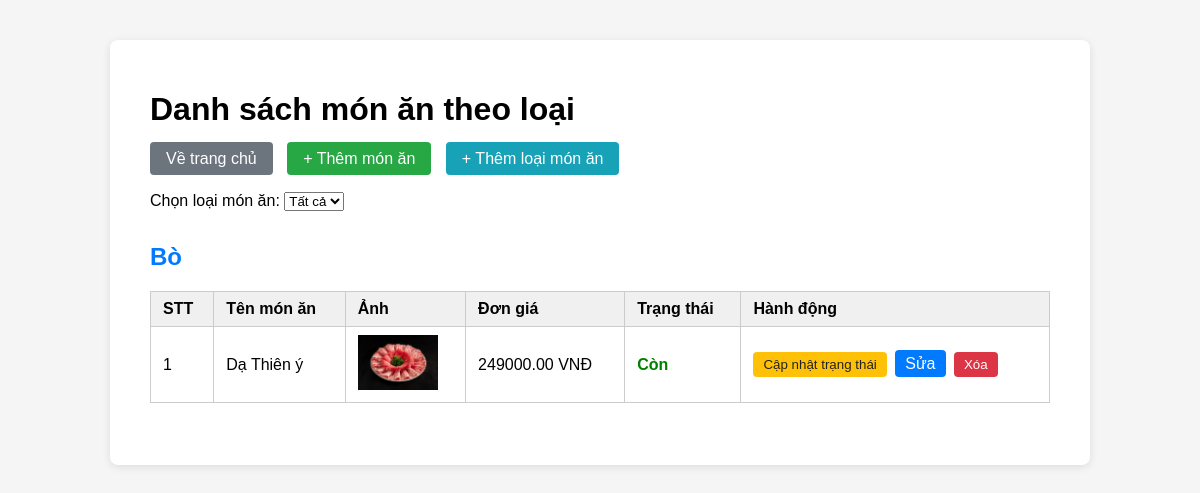
Before: /account/danh-sach-mon-an/ with the older database file.
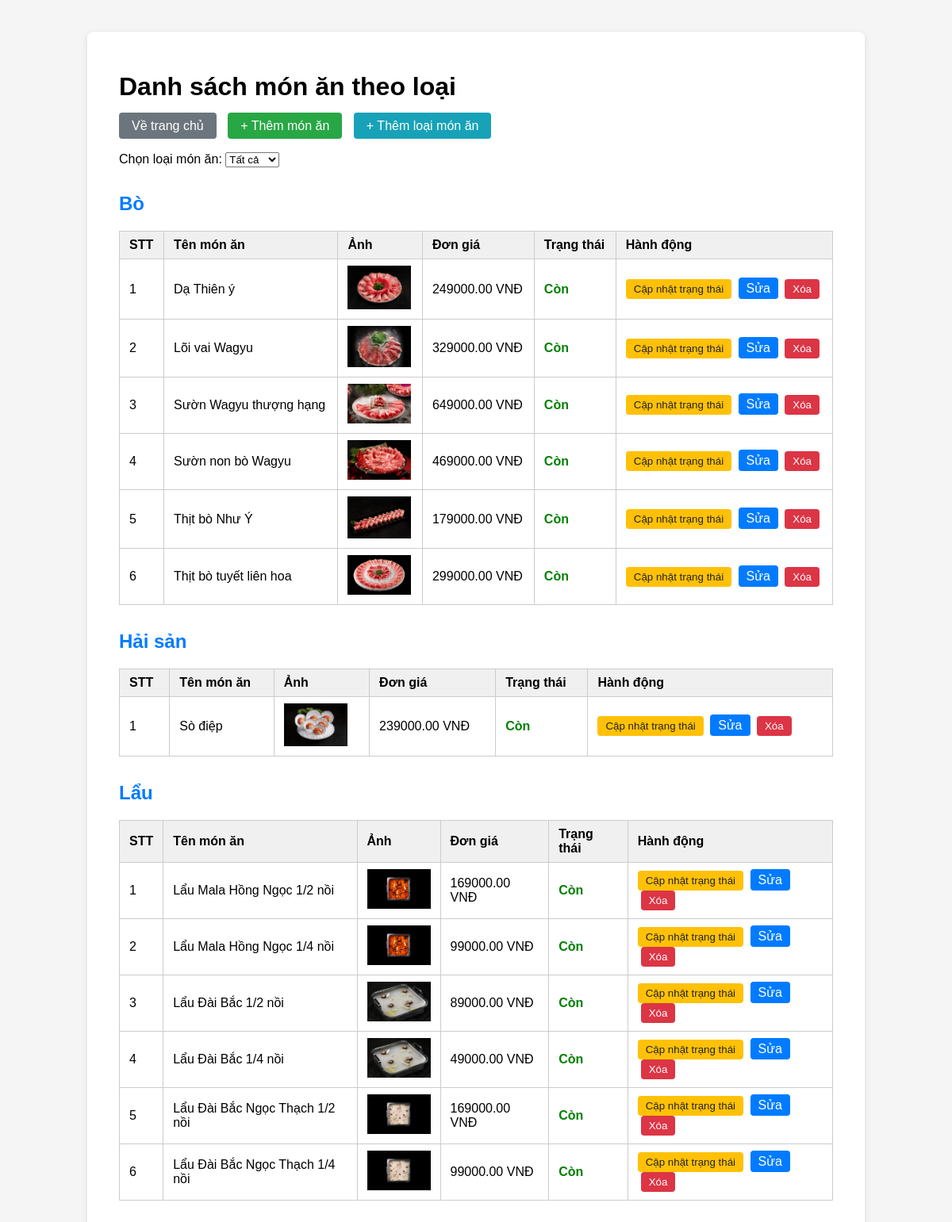
After: the same page with the newer database file.
### account/models.py (models this page shows, shortened)
class LoaiMonAn(models.Model):
    TenLoaiMon = models.CharField(max_length=100)

class MonAn(models.Model):
    IdLoaiMonAn = models.ForeignKey(LoaiMonAn, on_delete=models.CASCADE)
    TenMonAn = models.CharField(max_length=100)
    Anh = models.CharField(max_length=255)  # Đổi sang CharField để lưu đường dẫn ảnh
    DonGia = models.DecimalField(max_digits=12, decimal_places=2)
    TrangThai = models.BooleanField(default=True)  # Luôn mặc định là còn

### account/views.py (the view)
# urls.py: path('danh-sach-mon-an/', views.danh_sach_mon_an_view, name='danh_sach_mon_an'),
def danh_sach_mon_an_view(request):
    selected_loai = request.GET.get('loai', '')
    loai_monan_list = LoaiMonAn.objects.all().order_by('TenLoaiMon')
    data = []
    for loai in loai_monan_list:
        monan = MonAn.objects.filter(IdLoaiMonAn=loai).order_by('TenMonAn')
        data.append({'loai': loai, 'monan_list': monan})
    return render(request, 'danh_sach_mon_an.html', {
        'data': data,
        'all_loai_monan': loai_monan_list,
        'selected_loai': selected_loai
    })

### account/templates/danh_sach_mon_an.html (shortened to what this page needs)
<!DOCTYPE html>
<html lang="vi">
<head>
</head>
<body>
    <div class="container">
        <h1>Danh sách món ăn theo loại</h1>
        <div style="margin-bottom: 24px;">
            <a href="{% url 'home' %}" style="padding: 8px 16px; background: #6c757d; color: #fff; border-radius: 4px; text-decoration: none; margin-right: 10px;">Về trang chủ</a>
            <a href="{% url 'them_monan' %}" style="padding: 8px 16px; background: #28a745; color: #fff; border-radius: 4px; text-decoration: none; margin-right: 10px;">+ Thêm món ăn</a>
            <a href="{% url 'them_loaimonan' %}" style="padding: 8px 16px; background: #17a2b8; color: #fff; border-radius: 4px; text-decoration: none;">+ Thêm loại món ăn</a>
        </div>
        <form method="get" class="filter-form" style="margin-bottom: 24px;">
            <label for="loai">Chọn loại món ăn:</label>
            <select name="loai" id="loai" onchange="this.form.submit()">
                <option value="">Tất cả</option>
            </select>
        </form>
        {% for group in data %}
            {% if not selected_loai or group.loai.id|stringformat:'s' == selected_loai %}
            <h2>{{ group.loai.TenLoaiMon }}</h2>
            <table>
                <thead>
                    <tr>
                        <th>STT</th>
                        <th>Tên món ăn</th>
                        <th>Ảnh</th>
                        <th>Đơn giá</th>
                        <th>Trạng thái</th>
                        <th>Hành động</th>
                    </tr>
                </thead>
                <tbody>
                {% for monan in group.monan_list %}
                    <tr>
                        <td>{{ forloop.counter }}</td>
                        <td>{{ monan.TenMonAn }}</td>
                        <td><img src="{{ monan.Anh }}" alt="Ảnh món ăn"></td>
                        <td>{{ monan.DonGia }} VNĐ</td>
                        <td class="status-{{ monan.TrangThai|yesno:'true,false' }}">
                            {% if monan.TrangThai %}Còn{% else %}Hết{% endif %}
                        </td>
                        <td>
                            <form action="{% url 'capnhat_trangthai_monan' monan.id %}" method="post" style="display:inline;">
                                <button type="submit" style="background:#ffc107;color:#222;border:none;padding:5px 10px;border-radius:4px;">Cập nhật trạng thái</button>
                            </form>
                            <a href="{% url 'sua_monan' monan.id %}" style="background:#007bff;color:#fff;padding:5px 10px;border-radius:4px;text-decoration:none;margin-left:4px;">Sửa</a>
                            <form action="{% url 'xoa_monan' monan.id %}" method="post" style="display:inline;margin-left:4px;">
                                <button type="submit" onclick="return confirm('Bạn có chắc muốn xóa món ăn này?');" style="background:#dc3545;color:#fff;border:none;padding:5px 10px;border-radius:4px;">Xóa</button>
                            </form>
                        </td>
                    </tr>
                {% empty %}
                    <tr><td colspan="6">Không có món ăn nào.</td></tr>
                {% endfor %}
                </tbody>
            </table>
            {% endif %}
        {% endfor %}
    </div>
</body>
</html>

### account/templates/danh_sach_mon_an.html (style rules this page uses)
body { font-family: Arial, sans-serif; background: #f5f5f5; }
.container { max-width: 900px; margin: 40px auto; background: #fff; padding: 30px 40px; border-radius: 8px; box-shadow: 0 2px 8px rgba(0,0,0,0.1); }
h2 { margin-top: 32px; color: #007bff; }
table { width: 100%; border-collapse: collapse; margin-bottom: 32px; }
th, td { border: 1px solid #ccc; padding: 8px 12px; text-align: left; }
th { background: #f0f0f0; }
img { max-width: 80px; max-height: 60px; }
.status-true { color: green; font-weight: bold; }

Changed rows visible on the page:
added MonAn: TenMonAn "Lõi vai Wagyu", Anh (picture), DonGia "329000.00", TrangThai "Còn", shown under LoaiMonAn "Bò"
added MonAn: TenMonAn "Sườn Wagyu thượng hạng", Anh (picture), DonGia "649000.00", TrangThai "Còn", shown under LoaiMonAn "Bò"
added MonAn: TenMonAn "Sườn non bò Wagyu", Anh (picture), DonGia "469000.00", TrangThai "Còn", shown under LoaiMonAn "Bò"
added MonAn: TenMonAn "Thịt bò Như Ý", Anh (picture), DonGia "179000.00", TrangThai "Còn", shown under LoaiMonAn "Bò"
added MonAn: TenMonAn "Thịt bò tuyết liên hoa", Anh (picture), DonGia "299000.00", TrangThai "Còn", shown under LoaiMonAn "Bò"
added LoaiMonAn: loai.TenLoaiMon "Hải sản"
added MonAn: TenMonAn "Sò điệp", Anh (picture), DonGia "239000.00", TrangThai "Còn", shown under "Hải sản"
added LoaiMonAn: loai.TenLoaiMon "Lẩu"
added MonAn: TenMonAn "Lẩu Mala Hồng Ngọc 1/2 nồi", Anh (picture), DonGia "169000.00", TrangThai "Còn", shown under "Lẩu"
added MonAn: TenMonAn "Lẩu Mala Hồng Ngọc 1/4 nồi", Anh (picture), DonGia "99000.00", TrangThai "Còn", shown under "Lẩu"
added MonAn: TenMonAn "Lẩu Đài Bắc 1/2 nồi", Anh (picture), DonGia "89000.00", TrangThai "Còn", shown under "Lẩu"
added MonAn: TenMonAn "Lẩu Đài Bắc 1/4 nồi", Anh (picture), DonGia "49000.00", TrangThai "Còn", shown under "Lẩu"
added MonAn: TenMonAn "Lẩu Đài Bắc Ngọc Thạch 1/2 nồi", Anh (picture), DonGia "169000.00", TrangThai "Còn", shown under "Lẩu"
added MonAn: TenMonAn "Lẩu Đài Bắc Ngọc Thạch 1/4 nồi", Anh (picture), DonGia "99000.00", TrangThai "Còn", shown under "Lẩu"
